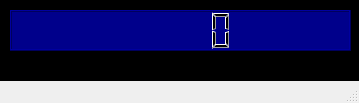
<?xml version="1.0" encoding="UTF-8"?>
<ui version="4.0">
 <class>MainWindow</class>
 <widget class="QMainWindow" name="MainWindow">
  <property name="geometry">
   <rect>
    <x>0</x>
    <y>0</y>
    <width>359</width>
    <height>103</height>
   </rect>
  </property>
  <property name="windowTitle">
   <string>MainWindow</string>
  </property>
  <widget class="QWidget" name="centralwidget">
   <property name="styleSheet">
    <string notr="true">QWidget{
background-color: black;
}</string>
   </property>
   <widget class="QLCDNumber" name="lcdNumber">
    <property name="geometry">
     <rect>
      <x>10</x>
      <y>10</y>
      <width>341</width>
      <height>41</height>
     </rect>
    </property>
    <property name="styleSheet">
     <string notr="true">QLCDNumber{
background-color : darkblue;
}</string>
    </property>
   </widget>
  </widget>
  <widget class="QMenuBar" name="menubar">
   <property name="geometry">
    <rect>
     <x>0</x>
     <y>0</y>
     <width>359</width>
     <height>22</height>
    </rect>
   </property>
  </widget>
  <widget class="QStatusBar" name="statusbar"/>
 </widget>
 <resources/>
 <connections/>
</ui>
